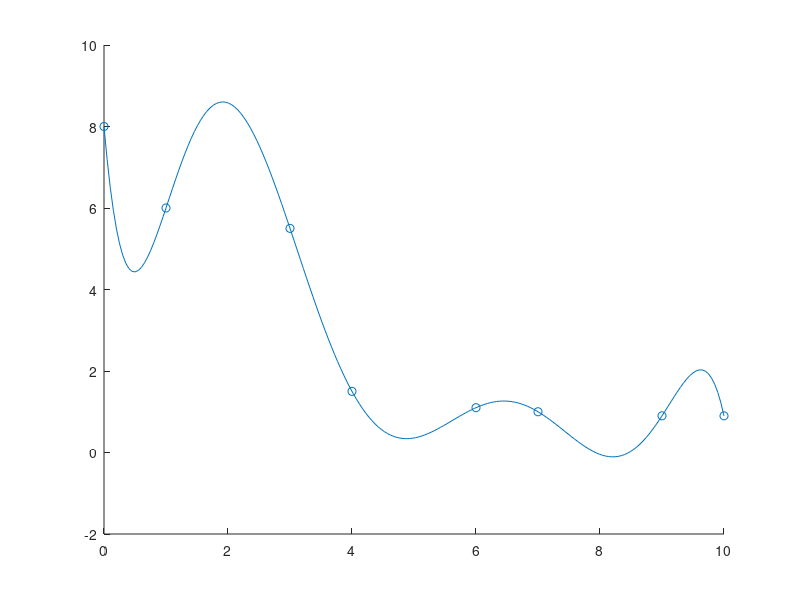

Source code (MATLAB):
x = [0 1 3 4 6 7 9 10];
f = [8 6 5.5 1.5 1.1 1 0.9 0.9];

% Construct A
A = [];
for i = 1:length(x)
    for j = 1:length(x)
        a = 1;
        for k = 1:j-1
            a = a * (x(i)-x(k));
        end
        A(i,j) = a;
    end
end

% Solving the linear equation system
w =A\f.';

% Plug weights into polynomial and calculate the values
x1 = linspace(0,10,200);
y1 = [];
for k = 1:length(x1)
    X = [];
    for i = 1:length(x)
        b = 1;
        yj = 0;
        for j = 1:i-1
            b = b * (x1(k)-x(j));
            yj = yj + w(j)*b;
        end
        X = [X b];
    end
    yk = X*w;
    y1 = [y1 yk];
end

% Plot the interpolating polynomal with sample points
scatter(x,f,'r*');
hold on;
plot(x1,y1);